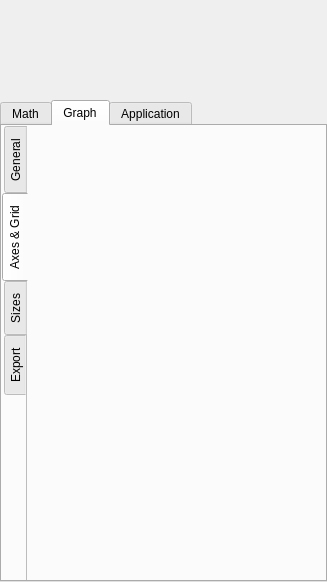
<?xml version="1.0" encoding="UTF-8"?>
<ui version="4.0">
 <class>Settings</class>
 <widget class="QWidget" name="Settings">
  <property name="geometry">
   <rect>
    <x>0</x>
    <y>0</y>
    <width>327</width>
    <height>582</height>
   </rect>
  </property>
  <property name="sizePolicy">
   <sizepolicy hsizetype="Preferred" vsizetype="Preferred">
    <horstretch>0</horstretch>
    <verstretch>0</verstretch>
   </sizepolicy>
  </property>
  <property name="minimumSize">
   <size>
    <width>0</width>
    <height>0</height>
   </size>
  </property>
  <property name="maximumSize">
   <size>
    <width>16777215</width>
    <height>16777215</height>
   </size>
  </property>
  <property name="windowTitle">
   <string>Settings</string>
  </property>
  <property name="windowIcon">
   <iconset resource="../../ressources.qrc">
    <normaloff>:/icons/settings.png</normaloff>:/icons/settings.png</iconset>
  </property>
  <layout class="QVBoxLayout" name="verticalLayout_3">
   <property name="spacing">
    <number>4</number>
   </property>
   <property name="leftMargin">
    <number>0</number>
   </property>
   <property name="topMargin">
    <number>0</number>
   </property>
   <property name="rightMargin">
    <number>0</number>
   </property>
   <property name="bottomMargin">
    <number>0</number>
   </property>
   <item>
    <widget class="QWidget" name="widget" native="true">
     <property name="sizePolicy">
      <sizepolicy hsizetype="Preferred" vsizetype="Preferred">
       <horstretch>1</horstretch>
       <verstretch>1</verstretch>
      </sizepolicy>
     </property>
     <layout class="QVBoxLayout" name="rangeAdjustmentsLayout">
      <property name="spacing">
       <number>0</number>
      </property>
      <property name="leftMargin">
       <number>0</number>
      </property>
      <property name="topMargin">
       <number>0</number>
      </property>
      <property name="rightMargin">
       <number>0</number>
      </property>
      <property name="bottomMargin">
       <number>0</number>
      </property>
     </layout>
    </widget>
   </item>
   <item>
    <widget class="QTabWidget" name="tabWidget">
     <property name="sizePolicy">
      <sizepolicy hsizetype="Expanding" vsizetype="Expanding">
       <horstretch>5</horstretch>
       <verstretch>5</verstretch>
      </sizepolicy>
     </property>
     <property name="currentIndex">
      <number>1</number>
     </property>
     <property name="elideMode">
      <enum>Qt::ElideLeft</enum>
     </property>
     <widget class="QWidget" name="math">
      <attribute name="title">
       <string>Math</string>
      </attribute>
      <layout class="QVBoxLayout" name="objectsInputLayout">
       <property name="leftMargin">
        <number>0</number>
       </property>
       <property name="topMargin">
        <number>0</number>
       </property>
       <property name="rightMargin">
        <number>0</number>
       </property>
       <property name="bottomMargin">
        <number>0</number>
       </property>
      </layout>
     </widget>
     <widget class="QWidget" name="graph">
      <attribute name="title">
       <string>Graph</string>
      </attribute>
      <layout class="QVBoxLayout" name="verticalLayout_2">
       <property name="leftMargin">
        <number>0</number>
       </property>
       <property name="topMargin">
        <number>0</number>
       </property>
       <property name="rightMargin">
        <number>0</number>
       </property>
       <property name="bottomMargin">
        <number>0</number>
       </property>
       <item>
        <widget class="QTabWidget" name="tabWidget_2">
         <property name="tabPosition">
          <enum>QTabWidget::West</enum>
         </property>
         <property name="tabShape">
          <enum>QTabWidget::Rounded</enum>
         </property>
         <property name="currentIndex">
          <number>1</number>
         </property>
         <property name="elideMode">
          <enum>Qt::ElideNone</enum>
         </property>
         <property name="documentMode">
          <bool>true</bool>
         </property>
         <widget class="QWidget" name="general">
          <attribute name="title">
           <string>General</string>
          </attribute>
          <layout class="QVBoxLayout" name="graphGeneralSettingsLayout">
           <property name="leftMargin">
            <number>0</number>
           </property>
           <property name="topMargin">
            <number>0</number>
           </property>
           <property name="rightMargin">
            <number>0</number>
           </property>
           <property name="bottomMargin">
            <number>0</number>
           </property>
          </layout>
         </widget>
         <widget class="QWidget" name="axes">
          <attribute name="title">
           <string>Axes &amp;&amp; Grid</string>
          </attribute>
          <layout class="QVBoxLayout" name="axesLayout">
           <property name="spacing">
            <number>6</number>
           </property>
           <property name="leftMargin">
            <number>0</number>
           </property>
           <property name="topMargin">
            <number>0</number>
           </property>
           <property name="rightMargin">
            <number>0</number>
           </property>
           <property name="bottomMargin">
            <number>0</number>
           </property>
          </layout>
         </widget>
         <widget class="QWidget" name="sizes">
          <attribute name="title">
           <string>Sizes</string>
          </attribute>
          <layout class="QVBoxLayout" name="sizeAdjustmentsLayout">
           <property name="leftMargin">
            <number>0</number>
           </property>
           <property name="topMargin">
            <number>0</number>
           </property>
           <property name="rightMargin">
            <number>0</number>
           </property>
           <property name="bottomMargin">
            <number>0</number>
           </property>
          </layout>
         </widget>
         <widget class="QWidget" name="exportTab">
          <attribute name="title">
           <string>Export</string>
          </attribute>
          <layout class="QVBoxLayout" name="exportLayout">
           <property name="leftMargin">
            <number>0</number>
           </property>
           <property name="topMargin">
            <number>0</number>
           </property>
           <property name="rightMargin">
            <number>0</number>
           </property>
           <property name="bottomMargin">
            <number>0</number>
           </property>
          </layout>
         </widget>
        </widget>
       </item>
      </layout>
     </widget>
     <widget class="QWidget" name="application">
      <attribute name="title">
       <string>Application</string>
      </attribute>
      <layout class="QVBoxLayout" name="appSettingsLayout">
       <property name="leftMargin">
        <number>0</number>
       </property>
       <property name="topMargin">
        <number>0</number>
       </property>
       <property name="rightMargin">
        <number>0</number>
       </property>
       <property name="bottomMargin">
        <number>0</number>
       </property>
      </layout>
     </widget>
    </widget>
   </item>
  </layout>
 </widget>
 <resources>
  <include location="../../ressources.qrc"/>
 </resources>
 <connections/>
</ui>
